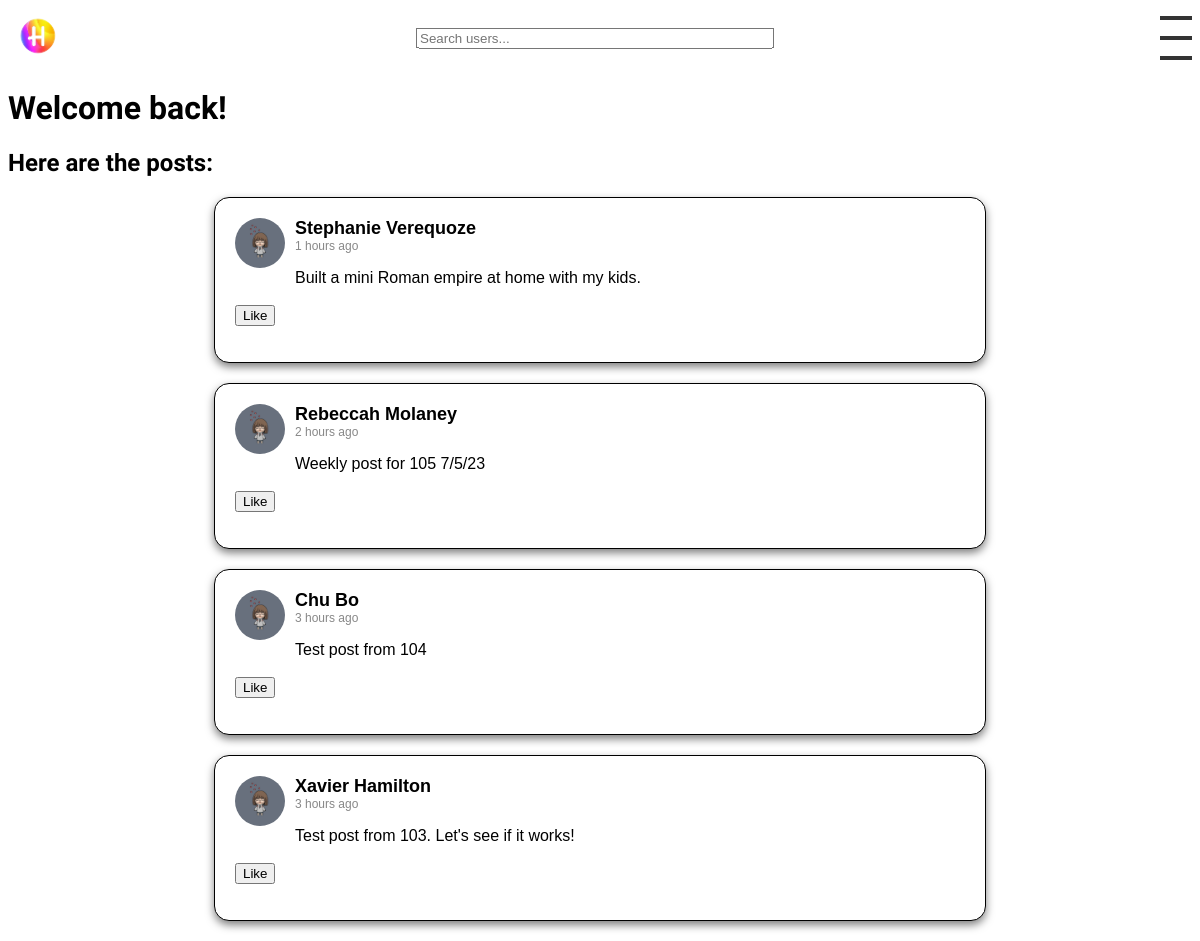
Page / (signed in) on the committed database.
### posts/models.py (models this page shows, shortened)
class Post(models.Model):
    user = models.ForeignKey(User, on_delete=models.CASCADE, related_name='posts')
    text = models.TextField()
    image = models.ImageField(upload_to='images/', blank=True, null=True)
    likes = models.ManyToManyField(User, related_name='likes', blank=True)
    created_at = models.DateTimeField(auto_now_add=True)

class Profile(models.Model):
    user = models.OneToOneField(User, on_delete=models.CASCADE)
    image = models.ImageField(upload_to='profile_pics/', default='profile_pics/ProfilePic.jpg', blank=True)
    location = models.CharField(max_length=30, blank=True)
    bio = models.TextField(blank=True)
    friends = models.ManyToManyField("self")
    last_post_time = models.DateTimeField(default=timezone.now)

### posts/views.py (the view, shortened to what this page needs)
# urls.py: 2. Add a URL to urlpatterns:  path('', views.home, name='home')
def home(request):
    can_post = True
    form = PostForm()
    user_has_posted = False
    if request.user.is_authenticated:
        user_has_posted = Post.objects.filter(user=request.user, created_at__gte=timezone.now()-timedelta(weeks=1)).exists()
        if user_has_posted:
            can_post = False
    colors = ['yellow', 'pink', 'green', 'orange', 'blue']
    shuffled_colors = list(itertools.islice(itertools.cycle(colors), 150))  # Adjust 150 as per your need
    random.shuffle(shuffled_colors)
    if request.user.is_authenticated:
        if user_has_posted:
            posts = Post.objects.exclude(user=request.user).exclude(likes=request.user).order_by('-created_at')
        else:
            posts = Post.objects.none()
        template = 'loggedin.html'
    else:
        posts = Post.objects.all().order_by('-created_at')
        template = 'home.html'
    context = {
        'form': form,
        'posts': posts,
        'shuffled_colors': shuffled_colors,
        'can_post': can_post,
    }
    if template == 'home.html':
        context['is_home'] = True
    return render(request, template, context)

### posts/forms.py
class PostForm(forms.ModelForm):
    class Meta:
        model = Post
        fields = ['text', 'image']
    def __init__(self, *args, **kwargs):
        super().__init__(*args, **kwargs)
        self.fields['text'].widget = forms.Textarea(attrs={'placeholder': 'What\'s your weekly highlight?'})

### posts/templatetags/my_filters.py (called while the page is built)
@register.filter
def custom_date(value):
    now = timezone.now()
    diff = now - value
    if diff.days <= 0 and diff.seconds < 3600:
        return str(diff.seconds//60) + " minutes ago"
    elif diff.days <= 0 and diff.seconds >= 3600:
        return str(diff.seconds//3600) + " hours ago"
    elif diff.days >= 1 and diff.days < 7:
        return str(diff.days) + " days ago"
    else:
        return value.strftime("%B %d, %Y")  # If more than a week ago, return a formatted date

### posts/templates/loggedin.html (shortened to what this page needs)
{% extends 'base.html' %}
{% load static %}
{% block content %}
  <h1>Welcome back!</h1>
  <link rel="stylesheet" type="text/css" href="{% static 'css/form.css' %}">
  <h2>Here are the posts:</h2>
  {% for post in posts %}
  {% include 'post.html' with post=post show_like_button=True %}
  {% endfor %}
{% endblock %}

### posts/templates/post.html (shortened to what this page needs)
{% load static %}
{% load my_filters %}
<link rel="stylesheet" type="text/css" href="{% static 'css/post.css' %}">
<div class="post">
    <div class="post-top">
        <a href="{% url 'view_profile' post.user.username %}">
            <img src="{{ post.user.profile.image.url }}" alt="User Avatar" class="avatar">
        </a>
        <div class="post-content">
            <div class="user-detail">
                <a href="{% url 'view_profile' post.user.username %}" class="username">{{ post.user.first_name }} {{ post.user.last_name }}</a>
                <span class="timestamp">{{ post.created_at|custom_date }}</span>
            </div>
            <p class="post-text">{{ post.text }}</p>
        </div>
    </div>
    {% if show_like_button %}
        <div class="interaction-icons">
            <button class="like-button" data-id="{{ post.id }}">
                {% if request.user in post.likes.all %}
                    Unlike
                {% else %}
                    Like
                {% endif %}
            </button>
        </div>
    {% endif %}
</div>

### posts/static/css/form.css (style rules this page uses)
.post { background-color: white; border: 1px solid black; box-shadow: 0px 4px 8px rgba(0, 0, 0, 0.5); border-radius: 15px; margin-bottom: 20px; padding: 20px; font-family: Arial, sans-serif; max-width: 90%; margin: 20px auto; width: 730px; }

### posts/static/css/post.css (style rules this page uses)
.post { background-color: white; border: 1px solid black; box-shadow: 0px 4px 8px rgba(0, 0, 0, 0.5); border-radius: 15px; margin-bottom: 20px; padding: 20px; font-family: Arial, sans-serif; max-width: 90%; margin: 20px auto; width: 730px; }
.post-top { display: flex; align-items: flex-start; }
.avatar { width: 50px; height: 50px; border-radius: 50%; margin-right: 10px; }
.username { color: black; font-size: 18px; font-weight: bold; }
.post-text { color: black; font-size: 16px; margin-bottom: 15px; }
.interaction-icons { color: rgb(255, 204, 153); font-size: 20px; margin-bottom: 15px; }
.timestamp { color: #888; font-size: 12px; text-align: left; }
.user-detail { display: flex; flex-direction: column; justify-content: center; align-items: flex-start; }
.post-content { display: flex; flex-direction: column; justify-content: center; align-items: flex-start; }
.username { color: black; font-size: 18px; font-weight: bold; text-decoration: none; }
.avatar { width: 50px; height: 50px; border-radius: 50%; margin-right: 10px; transition: filter 0.3s; }

### rows in the picture
Post: user.profile.image (picture), user.first_name "Stephanie", user.last_name "Verequoze", created_at|custom_date "1 hours ago", text "Built a mini Roman empire at home with my kids.", shows "Like"
Post: user.profile.image (picture), user.first_name "Rebeccah", user.last_name "Molaney", created_at|custom_date "2 hours ago", text "Weekly post for 105 7/5/23", shows "Like"
Post: user.profile.image (picture), user.first_name "Chu", user.last_name "Bo", created_at|custom_date "3 hours ago", text "Test post from 104", shows "Like"
Post: user.profile.image (picture), user.first_name "Xavier", user.last_name "Hamilton", created_at|custom_date "3 hours ago", text "Test post from 103. Let's see if it works!", shows "Like"
